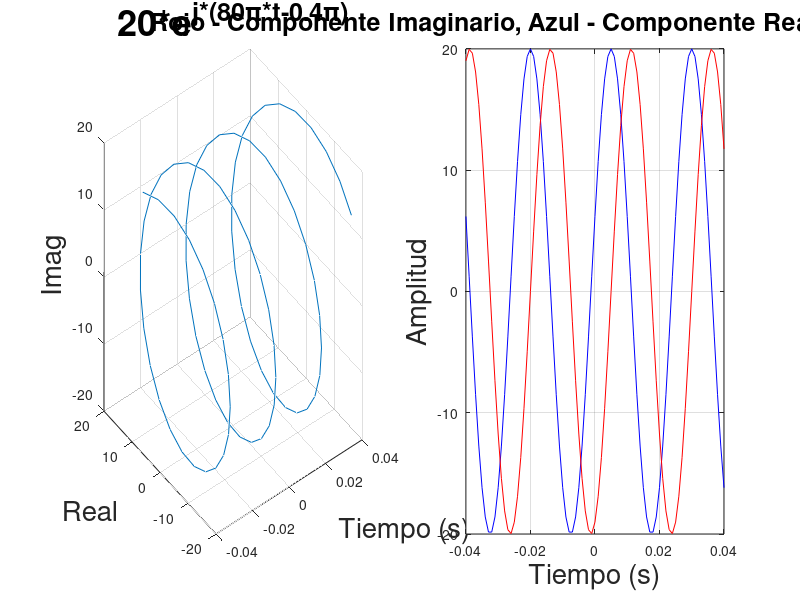

The MATLAB source for this figure:
% 0980 Proyectos de Computacion Aplicados a Ingenieria Electronica
% Tarea 3 Ejercicio 1: Eleuterio Francis Garcia Aguilon
t = -0.04:0.001:0.04;
x = 20*exp(j*(80*pi*t-0.4*pi));
figure;
subplot(1,2,1);
plot3(t, real(x), imag(x)); grid
title('20*e^{j*(80\pi*t-0.4\pi)}', 'FontSize', 26);
xlabel('Tiempo (s)','FontSize', 20);
ylabel('Real','FontSize', 20);
zlabel('Imag','FontSize', 20);
subplot(1,2,2);
plot(t, real(x), 'b'); hold on
plot(t, imag(x), 'r'); grid
title('Rojo - Componente Imaginario, Azul - Componente Real de la Exponencial','FontSize', 18);
xlabel('Tiempo (s)','FontSize', 20);
ylabel('Amplitud','FontSize', 20);





